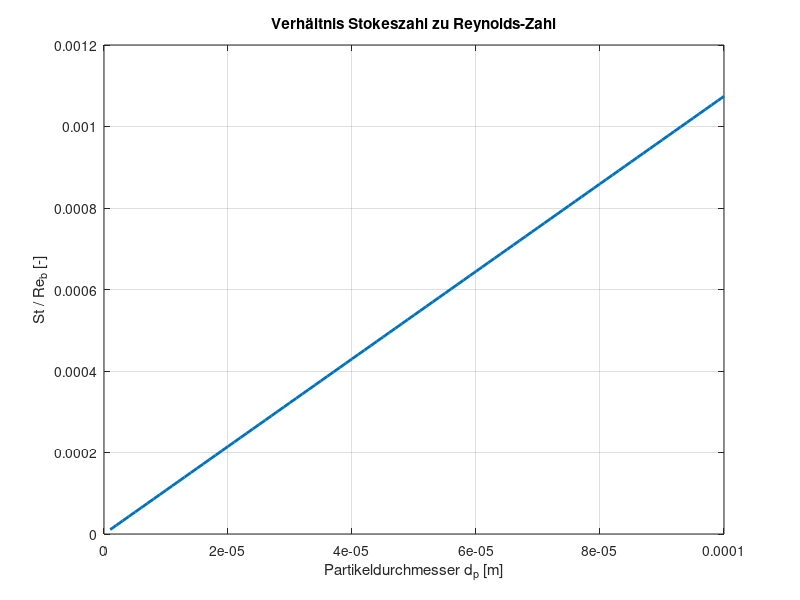

This figure's MATLAB source:
clear; clc;

% Parameter
rho_p = 2500;
rho_b = 1.293;
mu    = 1.8e-5;
Ub    = 5.0;
L     = 0.1;

i = 1:100;

dp = i * 1e-6;     % Partikeldurchmesser [m]
db = i * 1e-4;     % Blasendurchmesser [m]

% Kennzahlen
St  = rho_p .* dp.^2 .* Ub ./ (18 * mu * L);
Reb = Ub .* db .* rho_b ./ mu;

% Verhältnis
ratio = St ./ Reb;

% Plot
figure
plot(dp, ratio, 'LineWidth', 2)
grid on
xlabel('Partikeldurchmesser d_p [m]')
ylabel('St / Re_b [-]')
title('Verhältnis Stokeszahl zu Reynolds-Zahl')
